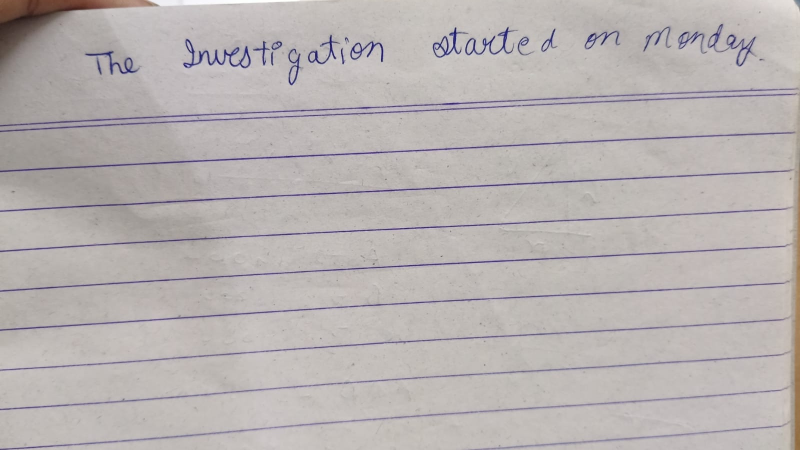
#> input picture handwriting_analyzer/handwritten_test.png, 1600 x 900 px (shown at 1/2 size)
$ python preprocess.py handwritten_test.png   (older library calls are emulated)
#> lines starting #> are read from the running program, lines starting #| are printed output that depends on the picture; after the words box and inside, x2 and y2 are one past the last pixel; in counts of white or black regions, pixels touching at a corner belong together
import cv2
import numpy as np
import sys
import os

# Enforce UTF-8 encoding across Windows console
if sys.platform == "win32":
    if hasattr(sys.stdout, "reconfigure"):
        sys.stdout.reconfigure(encoding="utf-8", errors="replace")
    if hasattr(sys.stderr, "reconfigure"):
        sys.stderr.reconfigure(encoding="utf-8", errors="replace")


def detect_skew_angle(gray_image, min_lines=8, max_std=3.5, max_angle=15.0):
    """
    Estimates dominant document skew angle using Hough line detection.
    Returns (angle_in_degrees, is_confident).
    If angle estimation is uncertain, returns (0.0, False) to prevent forced distortion.
    """
    edges = cv2.Canny(gray_image, 50, 150, apertureSize=3)
    lines = cv2.HoughLinesP(edges, 1, np.pi / 180, 100, minLineLength=80, maxLineGap=20)

    if lines is None:
        return 0.0, False

    angles = []
    for l in lines:
        x1, y1, x2, y2 = l[0] if len(l.shape) > 1 else l
        deg = float(np.degrees(np.arctan2(y2 - y1, x2 - x1)))
        if abs(deg) <= max_angle:
            angles.append(deg)

    if len(angles) < min_lines:
        return 0.0, False

    std_dev = float(np.std(angles))
    if std_dev > max_std:
        # High angular dispersion -> uncertain rotation
        return 0.0, False

    median_angle = float(np.median(angles))
    if abs(median_angle) < 0.4:
        # Already reasonably straight
        return 0.0, True

    return median_angle, True


def assess_document_quality(image, skew_angle=0.0):
    """
    Measures objective document quality metrics:
    - Blur estimate via Laplacian variance
    - RMS contrast
    - Mean brightness
    - Skew angle in degrees
    - Generates user-facing warnings for quality defects
    """
    if len(image.shape) == 3:
        gray = cv2.cvtColor(image, cv2.COLOR_BGR2GRAY)
    else:
        gray = image

    # Laplacian variance for focus / blur
    laplacian_var = float(cv2.Laplacian(gray, cv2.CV_64F).var())
    if laplacian_var >= 200.0:
        blur_status = "SHARP"
    elif laplacian_var >= 80.0:
        blur_status = "MODERATE"
    else:
        blur_status = "BLURRY"

    # Contrast via standard deviation of luminance
    contrast_val = float(np.std(gray))
    if contrast_val >= 35.0:
        contrast_status = "GOOD"
    elif contrast_val >= 20.0:
        contrast_status = "MODERATE"
    else:
        contrast_status = "LOW"

    # Brightness via mean luminance
    brightness_val = float(np.mean(gray))
    if 110.0 <= brightness_val <= 215.0:
        brightness_status = "NORMAL"
    elif brightness_val > 215.0:
        brightness_status = "BRIGHT"
    else:
        brightness_status = "DARK"

    # Warnings generation
    warnings = []
    if blur_status == "BLURRY":
        warnings.append("Image may be too blurry for reliable OCR (low Laplacian variance).")
    if contrast_status == "LOW":
        warnings.append("Low contrast detected; faint handwriting strokes may be missed.")
    if abs(skew_angle) > 5.0:
        warnings.append(f"Noticeable page rotation detected ({skew_angle:+.1f}°).")
    if brightness_status == "DARK":
        warnings.append("Image is underexposed/dark; shadows may interfere with line detection.")

    return {
        "blur": f"{blur_status} (variance: {laplacian_var:.1f})",
        "contrast": f"{contrast_status} (rms: {contrast_val:.1f})",
        "brightness": f"{brightness_status} (mean: {brightness_val:.1f})",
        "skew_angle": f"{skew_angle:+.2f}°",
        "raw_metrics": {
            "laplacian_variance": round(laplacian_var, 2),
            "contrast_rms": round(contrast_val, 2),
            "mean_brightness": round(brightness_val, 2),
            "skew_degrees": round(skew_angle, 2),
            "blur_status": blur_status,
            "contrast_status": contrast_status,
            "brightness_status": brightness_status,
        },
        "warnings": warnings,
    }


def deskew_image(image, angle):
    """Rotates image around center to correct skew without cropping corners."""
    if abs(angle) < 0.4:
        return image
    h, w = image.shape[:2]
    center = (w // 2, h // 2)
    M = cv2.getRotationMatrix2D(center, angle, 1.0)
    rotated = cv2.warpAffine(
        image, M, (w, h), flags=cv2.INTER_CUBIC, borderMode=cv2.BORDER_REPLICATE
    )
    return rotated


def preprocess_document(image_path, output_path="preprocessed.png", debug_path=None, debug_dir=None):
    """
    Complete robust document preprocessing pipeline:
    1. Loads input image and validates format
    2. Performs gentle noise reduction
    3. Detects skew and deskews only when confident
    4. Computes objective document quality metrics
    5. Normalizes non-uniform illumination and enhances contrast via CLAHE
    6. Saves preprocessed image, debug montage, and debug artifacts (original.png, grayscale.png)
    """
#> called with image_path = 'handwritten_test.png', output_path = 'preprocessed.png'
    if not os.path.exists(image_path):
        raise FileNotFoundError(f"Input image not found: {image_path}")

    image = cv2.imread(image_path)
#> image is the input picture: shape (900, 1600, 3); mean B, G, R 177.6, 178.3, 184.2
    if image is None:
        raise ValueError(f"Could not decode image: {image_path}")

    h, w = image.shape[:2]
#> h = 900; w = 1600
    gray = cv2.cvtColor(image, cv2.COLOR_BGR2GRAY) if len(image.shape) == 3 else image.copy()
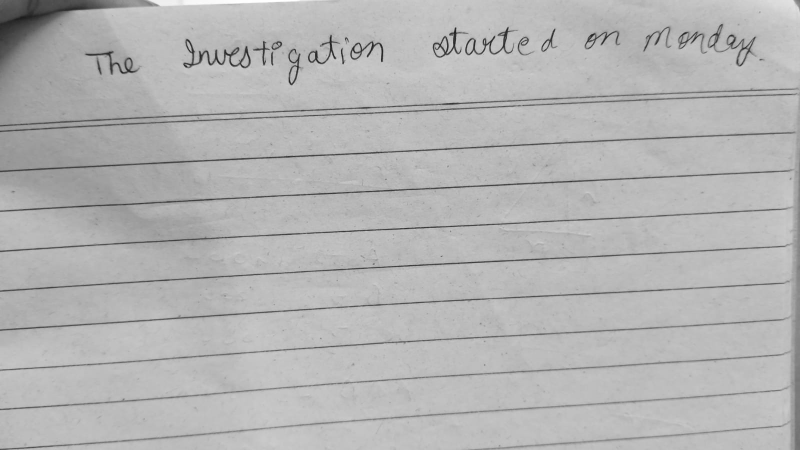
#> gray: shape (900, 1600) (shown at 1/2 size); min 19, max 255, mean 179.9

    # 1. Gentle noise reduction before orientation detection
    smoothed = cv2.GaussianBlur(gray, (3, 3), 0)

    # 2. Skew detection
    skew_angle, confident = detect_skew_angle(smoothed)
#> in detect_skew_angle, `edges = cv2.Canny(gray_image, 50, 150, apertureSize=3)`:
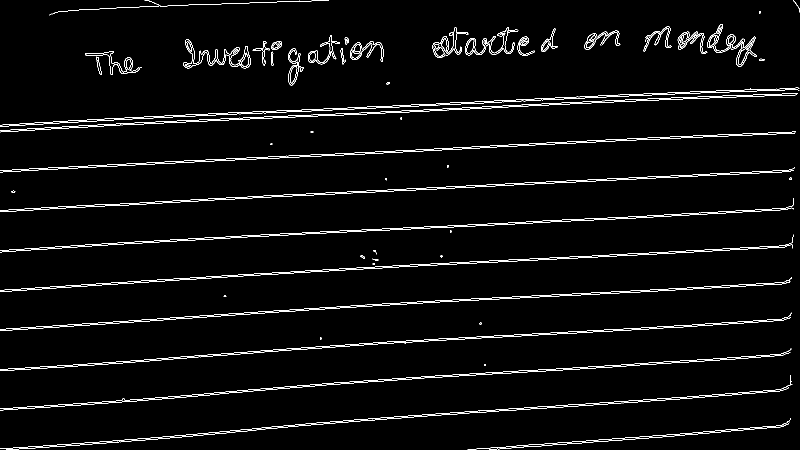
#> edges: shape (900, 1600) (shown at 1/2 size); 2.9% white in thin lines or dots
#> in detect_skew_angle, `lines = cv2.HoughLinesP(edges, 1, np.pi / 180, 100, minLineLength=80, ..`: lines = 161 rows, first 6: [0, 423, 1069, 367], [644, 309, 1387, 271], [592, 542, 1584, 490], [487, 551, 1584, 493], [0, 420, 1113, 362], [728, 612, 1570, 567]
#> the loop in detect_skew_angle, `for l in lines:` made 161 passes
#> (x1, y1, x2, y2, deg) on passes 1 to 3: (0, 423, 1069, 367, -3), (644, 309, 1387, 271, -2.93), (592, 542, 1584, 490, -3)
#> after the loop in detect_skew_angle, `for l in lines:`: angles = 161 values, max 0 at index 124, min -4.99 at index 136, mean -3.01
#> in detect_skew_angle, `std_dev = float(np.std(angles))`: std_dev = 0.931
#> in detect_skew_angle, `median_angle = float(np.median(angles))`: median_angle = -2.98
#> skew_angle = -2.98; confident = True
    if confident and abs(skew_angle) >= 0.4:
        working_img = deskew_image(image, skew_angle)
#> in deskew_image, `M = cv2.getRotationMatrix2D(center, angle, 1.0)`: M = [[0.999, -0.052, 24.5], [0.052, 0.999, -41.02]]
#> in deskew_image, `rotated = cv2.warpAffine( image, M, (w, h), flags=cv2.INTER_CUBIC, bor..`:
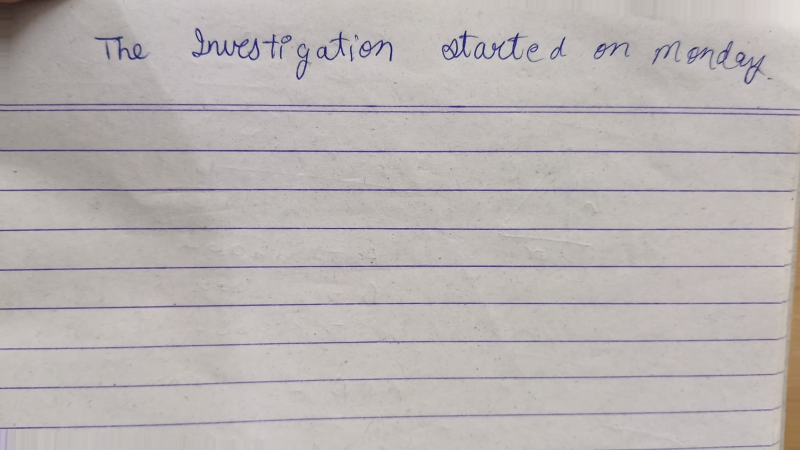
#> rotated: shape (900, 1600, 3) (shown at 1/2 size); mean B, G, R 177.8, 178.6, 184.4
        working_gray = cv2.cvtColor(working_img, cv2.COLOR_BGR2GRAY) if len(working_img.shape) == 3 else working_img.copy()
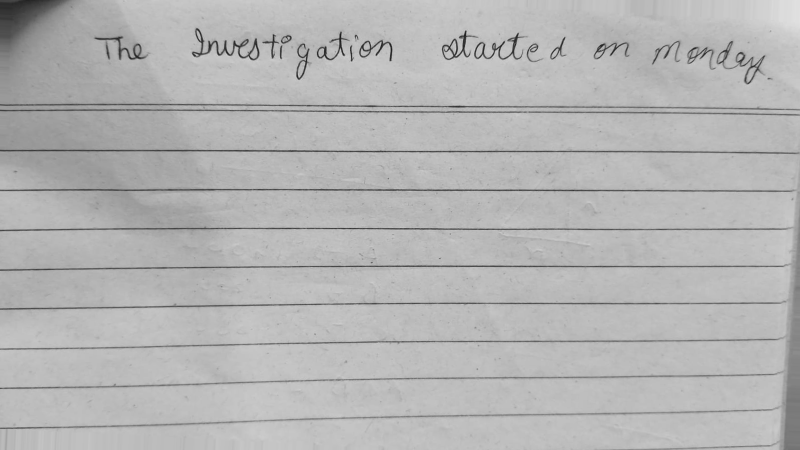
#> working_gray: shape (900, 1600) (shown at 1/2 size); min 18, max 225, mean 180.2
    else:
        skew_angle = 0.0
        working_img = image.copy()
        working_gray = gray.copy()

    # 3. Assess document quality
    quality_report = assess_document_quality(working_gray, skew_angle)
#> in assess_document_quality, `laplacian_var = float(cv2.Laplacian(gray, cv2.CV_64F).var())`: laplacian_var = 168.1
#> in assess_document_quality, `contrast_val = float(np.std(gray))`: contrast_val = 21.07
#> in assess_document_quality, `brightness_val = float(np.mean(gray))`: brightness_val = 180.2
#> quality_report = 6 items

    # 4. Illumination normalization & contrast enhancement
    bg = cv2.morphologyEx(working_gray, cv2.MORPH_DILATE, np.ones((15, 15), np.uint8))
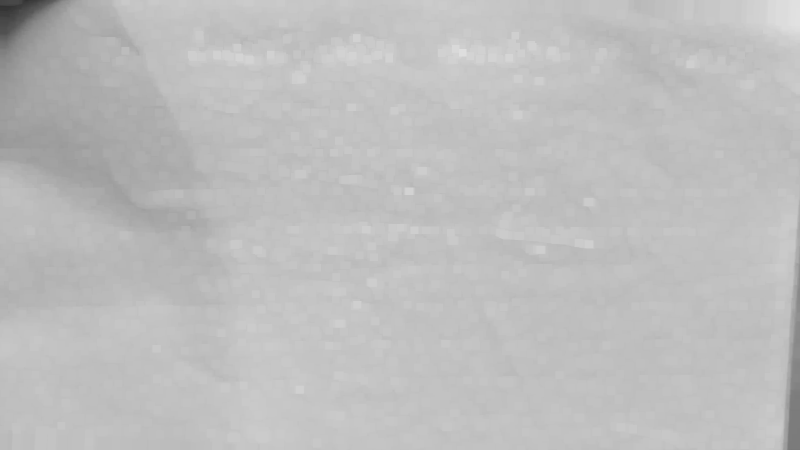
#> bg: shape (900, 1600) (shown at 1/2 size); min 49, max 225, mean 189.5
    bg = cv2.medianBlur(bg, 21)
    norm = np.clip(
        (working_gray.astype(np.float32) / np.maximum(bg.astype(np.float32), 1.0)) * 255.0,
        0,
        255,
    ).astype(np.uint8)
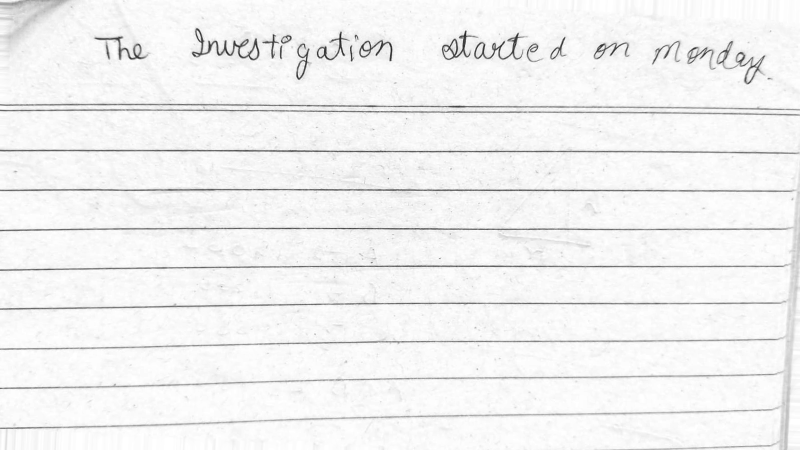
#> norm: shape (900, 1600) (shown at 1/2 size); min 21, max 255, mean 241.9

    clahe = cv2.createCLAHE(clipLimit=1.5, tileGridSize=(8, 8))
    preprocessed = clahe.apply(norm)
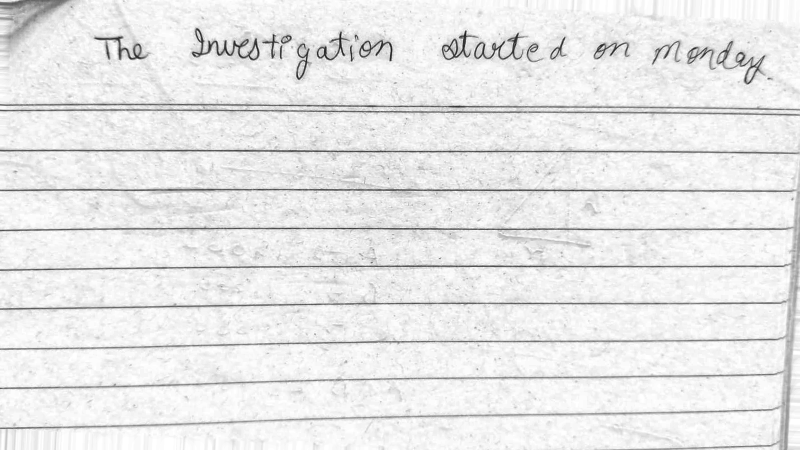
#> preprocessed: shape (900, 1600) (shown at 1/2 size); min 16, max 255, mean 232.4

    # Save output
    out_dir = os.path.dirname(os.path.abspath(output_path))
    if out_dir:
        os.makedirs(out_dir, exist_ok=True)
    cv2.imwrite(output_path, preprocessed)

    # 5. Debug outputs
    if debug_dir:
        os.makedirs(debug_dir, exist_ok=True)
        cv2.imwrite(os.path.join(debug_dir, "original.png"), working_img)
        cv2.imwrite(os.path.join(debug_dir, "grayscale.png"), preprocessed)

    if debug_path:
        dbg_dir = os.path.dirname(os.path.abspath(debug_path))
        if dbg_dir:
            os.makedirs(dbg_dir, exist_ok=True)
        orig_small = cv2.resize(gray, (w // 2, h // 2))
        norm_small = cv2.resize(norm, (w // 2, h // 2))
        prep_small = cv2.resize(preprocessed, (w // 2, h // 2))
        bg_small = cv2.resize(bg, (w // 2, h // 2))
        top_row = np.hstack([orig_small, bg_small])
        bot_row = np.hstack([norm_small, prep_small])
        debug_montage = np.vstack([top_row, bot_row])
        cv2.imwrite(debug_path, debug_montage)

    return working_img, preprocessed, quality_report


if __name__ == "__main__":
    if len(sys.argv) < 2:
        print("Usage: python preprocess.py <image_path> [--debug]")
        sys.exit(1)

    img_arg = sys.argv[1]
    is_debug = "--debug" in sys.argv
    dbg_file = "preprocessing_debug.png" if is_debug else None

    try:
        _, prep_img, q_info = preprocess_document(img_arg, "preprocessed.png", dbg_file)
#> q_info = 6 items
        print(f"Pre-processing document: {img_arg} ({prep_img.shape[1]}x{prep_img.shape[0]})")
#| Pre-processing document: handwritten_test.png (1600x900)
        print(f"Quality: Blur={q_info['blur']}, Contrast={q_info['contrast']}, Skew={q_info['skew_angle']}")
#| Quality: Blur=MODERATE (variance: 168.1), Contrast=MODERATE (rms: 21.1), Skew=-2.98°
        if q_info["warnings"]:
            print(f"Warnings: {len(q_info['warnings'])} detected")
        print("Preprocessing complete -> preprocessed.png")
        if dbg_file:
            print(f"Debug montage saved -> {dbg_file}")
    except Exception as e:
        print(f"Error during preprocessing: {e}")
        sys.exit(1)

$ run again, on handwriting_analyzer/new_pic2.png
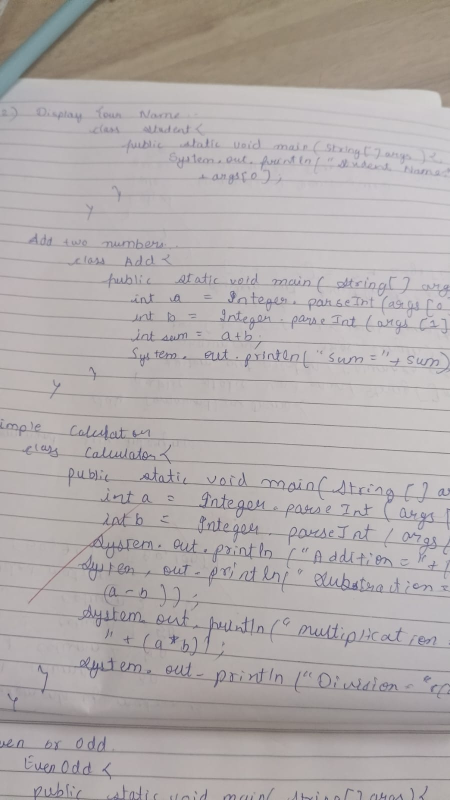
#> input picture handwriting_analyzer/new_pic2.png, 900 x 1600 px (shown at 1/2 size)
#> in preprocess_document, image is the input picture: shape (1600, 900, 3); mean B, G, R 170.2, 170.8, 176.8
#> in detect_skew_angle, `edges = cv2.Canny(gray_image, 50, 150, apertureSize=3)`:
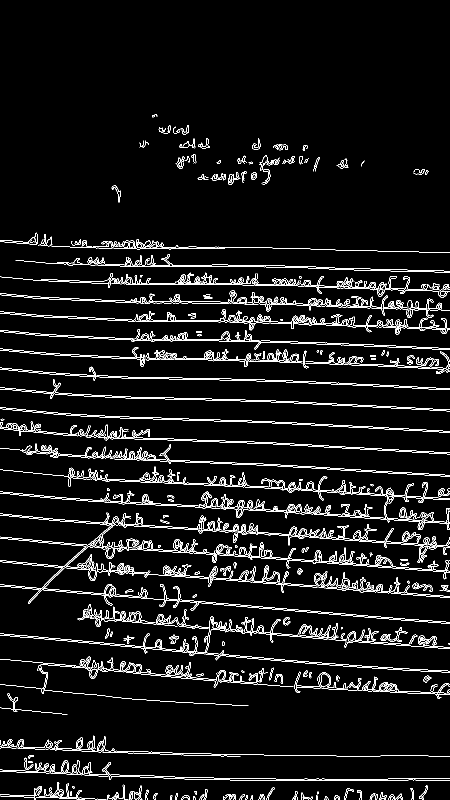
#> edges: shape (1600, 900) (shown at 1/2 size); 5.4% white in thin lines or dots, all inside (x1, y1, x2, y2) = (0, 228, 900, 1600)
#> lines = 372 rows, first 6: [577, 1072, 898, 1094], [84, 1082, 684, 1124], [138, 709, 369, 717], [237, 961, 638, 982], [580, 890, 893, 907], [336, 1008, 899, 1047]
#> the loop in detect_skew_angle, `for l in lines:` made 372 passes
#> (x1, y1, x2, y2, deg) on passes 1 to 3: (577, 1072, 898, 1094, 3.92), (84, 1082, 684, 1124, 4), (138, 709, 369, 717, 1.98)
#> after the loop in detect_skew_angle, `for l in lines:`: angles = 367 values, max 8.05 at index 253, min -1.38 at index 200, mean 2.82
#> std_dev = 1.73
#> median_angle = 2.94
#> confident = True
#> M = [[0.999, 0.0512, -40.38], [-0.0512, 0.999, 24.1]]
#> laplacian_var = 201.2
#> contrast_val = 21.67
#> brightness_val = 172.6
#> quality_report = 6 items
#> in preprocess_document, `preprocessed = clahe.apply(norm)`:
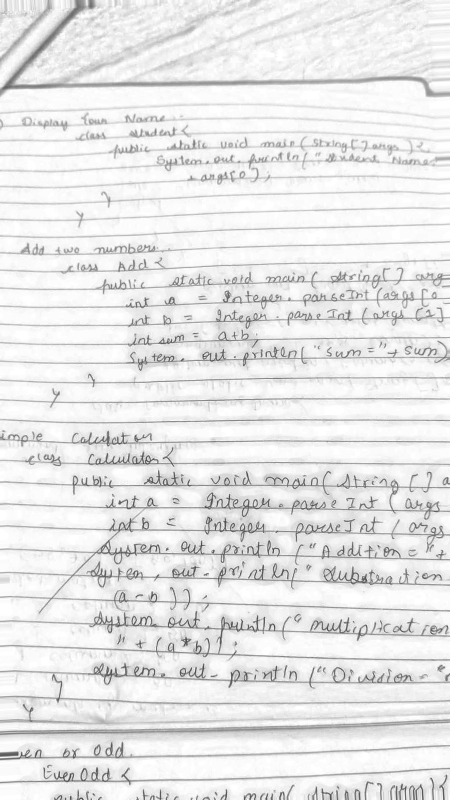
#> preprocessed: shape (1600, 900) (shown at 1/2 size); min 48, max 255, mean 231.6
#| Pre-processing document: new_pic2.png (900x1600)
#| Quality: Blur=SHARP (variance: 201.2), Contrast=MODERATE (rms: 21.7), Skew=+2.94°
